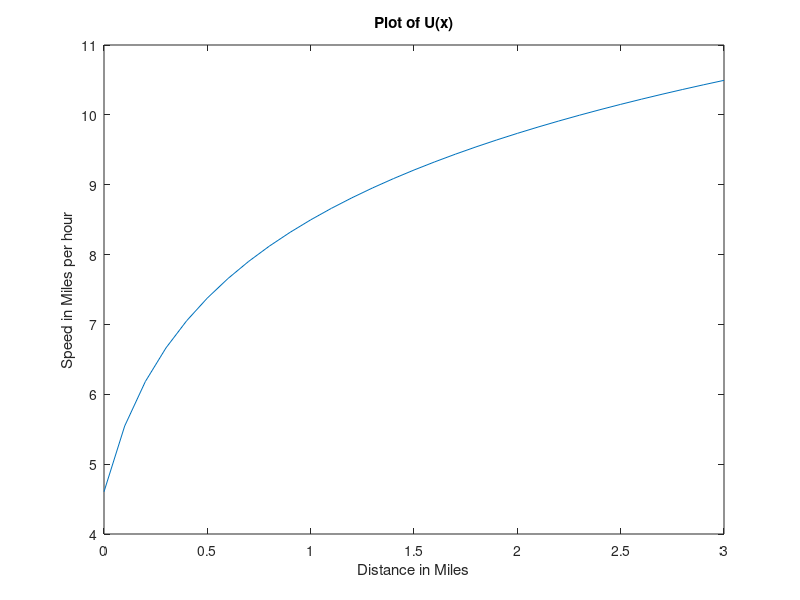

Recreate this plot in MATLAB.
x = 0 : 0.1 : 3; % Matrix
u = 2 * log(60 * x + 10);
plot(x, u);
xlabel('Distance in Miles');
ylabel('Speed in Miles per hour');
title('Plot of U(x)');